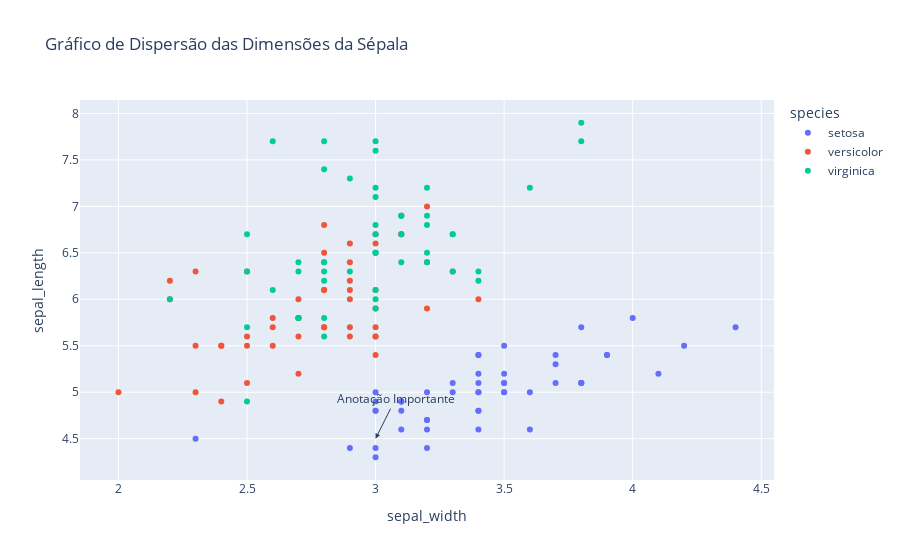

The notebook cell saved with this chart:
### Markdown cell above
##Customização Avançada

Para atender a necessidades específicas, Plotly oferece uma ampla gama de opções para personalizar seus gráficos.

**Adicionando Anotações**

Anotações podem ser úteis para destacar pontos específicos nos gráficos.

Anotação em Gráfico de Dispersão

### Code cell
import plotly.express as px

# Dataset exemplo
df = px.data.iris()

# Criando o gráfico de dispersão
fig = px.scatter(df, x='sepal_width', y='sepal_length', color='species',
                 title='Gráfico de Dispersão das Dimensões da Sépala')

# Adicionando uma anotação
fig.add_annotation(
    x=3.0,
    y=4.5,
    text='Anotação Importante',
    showarrow=True,
    arrowhead=2,
    ax=20,
    ay=-40
)

fig.show()

### Figure 1 — Plotly figure (JSON) as saved in the notebook; plotly's stock layout.template omitted (floating-point values rounded to 4 significant figures)
{"data": [{"hovertemplate": "species=setosa<br>sepal_width=%{x}<br>sepal_length=%{y}<extra></extra>", "legendgroup": "setosa", "marker": {"color": "#636efa", "symbol": "circle"}, "mode": "markers", "name": "setosa", "orientation": "v", "showlegend": true, "type": "scatter", "x": [3.5, 3, 3.2, 3.1, 3.6, 3.9, 3.4, 3.4, 2.9, 3.1, 3.7, 3.4, 3, 3, 4, 4.4, 3.9, 3.5, 3.8, 3.8, 3.4, 3.7, 3.6, 3.3, 3.4, 3, 3.4, 3.5, 3.4, 3.2, 3.1, 3.4, 4.1, 4.2, 3.1, 3.2, 3.5, 3.1, 3, 3.4, 3.5, 2.3, 3.2, 3.5, 3.8, 3, 3.8, 3.2, 3.7, 3.3], "xaxis": "x", "y": [5.1, 4.9, 4.7, 4.6, 5, 5.4, 4.6, 5, 4.4, 4.9, 5.4, 4.8, 4.8, 4.3, 5.8, 5.7, 5.4, 5.1, 5.7, 5.1, 5.4, 5.1, 4.6, 5.1, 4.8, 5, 5, 5.2, 5.2, 4.7, 4.8, 5.4, 5.2, 5.5, 4.9, 5, 5.5, 4.9, 4.4, 5.1, 5, 4.5, 4.4, 5, 5.1, 4.8, 5.1, 4.6, 5.3, 5], "yaxis": "y"}, {"hovertemplate": "species=versicolor<br>sepal_width=%{x}<br>sepal_length=%{y}<extra></extra>", "legendgroup": "versicolor", "marker": {"color": "#EF553B", "symbol": "circle"}, "mode": "markers", "name": "versicolor", "orientation": "v", "showlegend": true, "type": "scatter", "x": [3.2, 3.2, 3.1, 2.3, 2.8, 2.8, 3.3, 2.4, 2.9, 2.7, 2, 3, 2.2, 2.9, 2.9, 3.1, 3, 2.7, 2.2, 2.5, 3.2, 2.8, 2.5, 2.8, 2.9, 3, 2.8, 3, 2.9, 2.6, 2.4, 2.4, 2.7, 2.7, 3, 3.4, 3.1, 2.3, 3, 2.5, 2.6, 3, 2.6, 2.3, 2.7, 3, 2.9, 2.9, 2.5, 2.8], "xaxis": "x", "y": [7, 6.4, 6.9, 5.5, 6.5, 5.7, 6.3, 4.9, 6.6, 5.2, 5, 5.9, 6, 6.1, 5.6, 6.7, 5.6, 5.8, 6.2, 5.6, 5.9, 6.1, 6.3, 6.1, 6.4, 6.6, 6.8, 6.7, 6, 5.7, 5.5, 5.5, 5.8, 6, 5.4, 6, 6.7, 6.3, 5.6, 5.5, 5.5, 6.1, 5.8, 5, 5.6, 5.7, 5.7, 6.2, 5.1, 5.7], "yaxis": "y"}, {"hovertemplate": "species=virginica<br>sepal_width=%{x}<br>sepal_length=%{y}<extra></extra>", "legendgroup": "virginica", "marker": {"color": "#00cc96", "symbol": "circle"}, "mode": "markers", "name": "virginica", "orientation": "v", "showlegend": true, "type": "scatter", "x": [3.3, 2.7, 3, 2.9, 3, 3, 2.5, 2.9, 2.5, 3.6, 3.2, 2.7, 3, 2.5, 2.8, 3.2, 3, 3.8, 2.6, 2.2, 3.2, 2.8, 2.8, 2.7, 3.3, 3.2, 2.8, 3, 2.8, 3, 2.8, 3.8, 2.8, 2.8, 2.6, 3, 3.4, 3.1, 3, 3.1, 3.1, 3.1, 2.7, 3.2, 3.3, 3, 2.5, 3, 3.4, 3], "xaxis": "x", "y": [6.3, 5.8, 7.1, 6.3, 6.5, 7.6, 4.9, 7.3, 6.7, 7.2, 6.5, 6.4, 6.8, 5.7, 5.8, 6.4, 6.5, 7.7, 7.7, 6, 6.9, 5.6, 7.7, 6.3, 6.7, 7.2, 6.2, 6.1, 6.4, 7.2, 7.4, 7.9, 6.4, 6.3, 6.1, 7.7, 6.3, 6.4, 6, 6.9, 6.7, 6.9, 5.8, 6.8, 6.7, 6.7, 6.3, 6.5, 6.2, 5.9], "yaxis": "y"}], "layout": {"annotations": [{"arrowhead": 2, "ax": 20, "ay": -40, "showarrow": true, "text": "Anotação Importante", "x": 3, "y": 4.5}], "legend": {"title": {"text": "species"}, "tracegroupgap": 0}, "title": {"text": "Gráfico de Dispersão das Dimensões da Sépala"}, "xaxis": {"anchor": "y", "domain": [0, 1], "title": {"text": "sepal_width"}}, "yaxis": {"anchor": "x", "domain": [0, 1], "title": {"text": "sepal_length"}}}}
